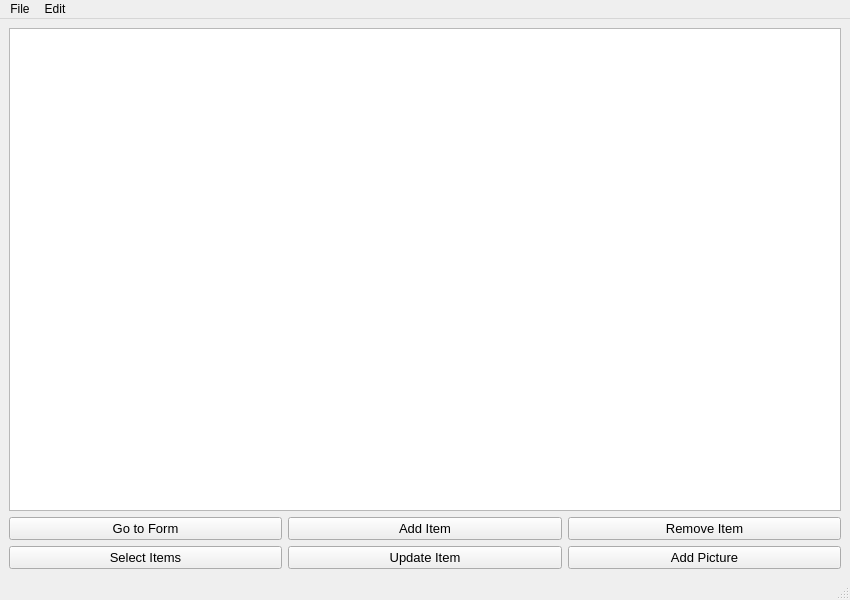
<?xml version="1.0" encoding="UTF-8"?>
<ui version="4.0">
 <class>TableWindow</class>
 <widget class="QMainWindow" name="TableWindow">
  <property name="geometry">
   <rect>
    <x>0</x>
    <y>0</y>
    <width>850</width>
    <height>600</height>
   </rect>
  </property>
  <property name="windowTitle">
   <string>TableWindow</string>
  </property>
  <widget class="QWidget" name="centralwidget">
   <layout class="QGridLayout" name="gridLayout_2">
    <item row="1" column="0">
     <widget class="QPushButton" name="pushButton">
      <property name="font">
       <font>
        <pointsize>10</pointsize>
       </font>
      </property>
      <property name="text">
       <string>Go to Form</string>
      </property>
     </widget>
    </item>
    <item row="1" column="1">
     <widget class="QPushButton" name="pushButton_2">
      <property name="font">
       <font>
        <pointsize>10</pointsize>
       </font>
      </property>
      <property name="text">
       <string>Add Item</string>
      </property>
     </widget>
    </item>
    <item row="1" column="2">
     <widget class="QPushButton" name="pushButton_3">
      <property name="font">
       <font>
        <pointsize>10</pointsize>
       </font>
      </property>
      <property name="text">
       <string>Remove Item</string>
      </property>
     </widget>
    </item>
    <item row="2" column="0">
     <widget class="QPushButton" name="pushButton_4">
      <property name="font">
       <font>
        <pointsize>10</pointsize>
       </font>
      </property>
      <property name="text">
       <string>Select Items</string>
      </property>
     </widget>
    </item>
    <item row="2" column="2">
     <widget class="QPushButton" name="pushButton_6">
      <property name="font">
       <font>
        <pointsize>10</pointsize>
       </font>
      </property>
      <property name="text">
       <string>Add Picture</string>
      </property>
     </widget>
    </item>
    <item row="2" column="1">
     <widget class="QPushButton" name="pushButton_5">
      <property name="font">
       <font>
        <pointsize>10</pointsize>
       </font>
      </property>
      <property name="text">
       <string>Update Item</string>
      </property>
     </widget>
    </item>
    <item row="0" column="0" colspan="3">
     <widget class="QTableWidget" name="tableWidget"/>
    </item>
   </layout>
  </widget>
  <widget class="QMenuBar" name="menubar">
   <property name="geometry">
    <rect>
     <x>0</x>
     <y>0</y>
     <width>850</width>
     <height>18</height>
    </rect>
   </property>
   <widget class="QMenu" name="menuGo_to_Form">
    <property name="title">
     <string>File</string>
    </property>
    <addaction name="actionGo_to_Form"/>
    <addaction name="actionOpen"/>
    <addaction name="actionExit"/>
   </widget>
   <widget class="QMenu" name="menuEdit">
    <property name="title">
     <string>Edit</string>
    </property>
    <addaction name="actionAdd_Item"/>
    <addaction name="actionRemove_Item"/>
    <addaction name="actionSelect_Items"/>
    <addaction name="actionUpdate_Item"/>
   </widget>
   <addaction name="menuGo_to_Form"/>
   <addaction name="menuEdit"/>
  </widget>
  <widget class="QStatusBar" name="statusbar"/>
  <action name="actionAdd_Item">
   <property name="text">
    <string>Add Item</string>
   </property>
  </action>
  <action name="actionRemove_Item">
   <property name="text">
    <string>Remove Item</string>
   </property>
  </action>
  <action name="actionSelect_Items">
   <property name="text">
    <string>Select Items</string>
   </property>
  </action>
  <action name="actionUpdate_Item">
   <property name="text">
    <string>Update Item</string>
   </property>
  </action>
  <action name="actionGo_to_Form">
   <property name="text">
    <string>Go to Form</string>
   </property>
  </action>
  <action name="actionOpen">
   <property name="text">
    <string>Open</string>
   </property>
  </action>
  <action name="actionExit">
   <property name="text">
    <string>Exit</string>
   </property>
  </action>
 </widget>
 <resources/>
 <connections/>
</ui>
